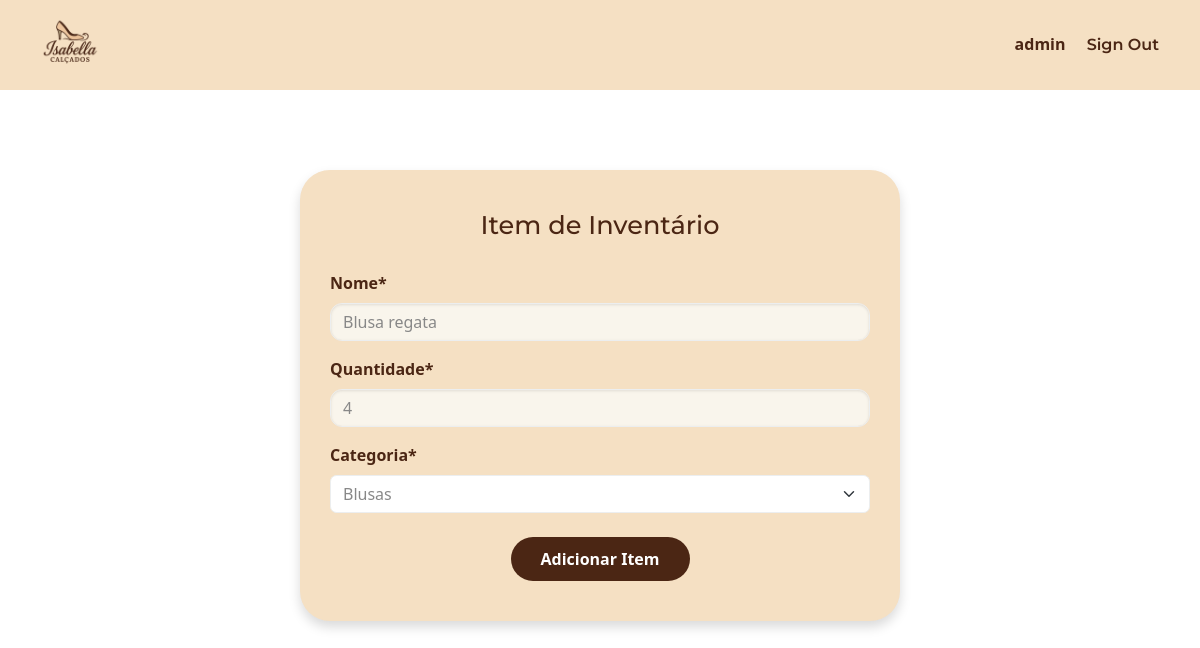
Screenshot of /edit-item/3 (signed in) with the database file from the repository.
### inventory/models.py (models this page shows, shortened)
class InventoryItem(models.Model):
    nome = models.CharField(max_length=200)
    quantidade = models.IntegerField()
    categoria = models.ForeignKey('Categoria', on_delete=models.CASCADE)
    preco = models.DecimalField(max_digits=10, decimal_places=2, default=0.00)
    date_created = models.DateTimeField(auto_now_add=True)
    user = models.ForeignKey(User, on_delete=models.CASCADE)

class Categoria(models.Model):
    nome = models.CharField(max_length=200)
    class Meta:
        verbose_name_plural = 'categorias'
    def __str__(self):
        return self.nome

### inventory/views.py (the view)
# urls.py: path('edit-item/<int:pk>', EditItem.as_view(), name= 'edit-item'),
class EditItem(LoginRequiredMixin, UpdateView):
    model = InventoryItem
    form_class = InventoryItemForm
    template_name = 'inventory/item_form.html'
    success_url = reverse_lazy('dashboard')

### inventory/forms.py
class InventoryItemForm(forms.ModelForm):
    categoria = forms.ModelChoiceField(queryset=Categoria.objects.all(), initial=0)
    class Meta:
        model = InventoryItem
        fields = ['nome', 'quantidade', 'categoria']

### inventory/templates/inventory/item_form.html (shortened to what this page needs)
{% extends 'inventory/base.html' %}
{% load crispy_forms_tags %}
{% block content %}
<div class="item-form-container">
    <h1>Item de Inventário</h1>
    <form method="POST">
        {{ form|crispy }}
        <div class="text-center mt-4">
            <button type="submit" class="btn-marrom">Adicionar Item</button>
        </div>
    </form>
</div>
{% endblock %}

### inventory/templates/inventory/base.html (shortened to what this page needs)
{% load static %}
<!DOCTYPE html>
<html lang="pt-br">
<head>
    <link href="https://bootswatch.com/5/minty/bootstrap.min.css" rel="stylesheet">
    <link rel="stylesheet" href="{% static 'css/estilo.css' %}">
</head>
<body>
    <div class="faixa-topo d-flex justify-content-between align-items-center">
        <a href="{% url 'index' %}">
            <img src="{% static 'image/logoisabellasemfundo.png' %}" alt="Logo Isabella Calçados" class="logo-topo">
        </a>
        <div>
            {% if not user.is_authenticated %}
                <a class="link-topo me-3" href="{% url 'login' %}">Sign In</a>
            {% else %}
                <span class="link-topo me-3">{{ user.username }}</span>
                <form method="post" action="{% url 'logout' %}" style="display: inline;">
                    <button type="submit" class="btn btn-link p-0 link-topo" style="text-decoration: none;">Sign Out</button>
                </form>
            {% endif %}
        </div>
    </div>
    {% block content %}
    {% endblock content %}
</body>
</html>

### inventory/static/css/estilo.css (style rules this page uses)
body { margin: 0; padding: 0; box-sizing: border-box; }
.faixa-topo { background-color: #F5E0C3; padding: 15px 40px; }
.logo-topo { height: 60px; }
.link-topo { font-weight: 600; color: #4B2614; text-decoration: none; }
.btn-marrom { background-color: #4B2614; color: white; border-radius: 25px; padding: 10px 30px; font-weight: bold; border: none; text-decoration: none; }
.link-topo { font-weight: 600; color: #4B2614; text-decoration: none; font-size: 1rem; }
.form-control { border-radius: 10px; box-shadow: 0 2px 4px rgba(0, 0, 0, 0.1); }
.form-label { font-weight: bold; color: #4B2614; }
.form-control { border-radius: 12px; background-color: #F9F5EC; box-shadow: inset 0 1px 3px rgba(0,0,0,0.1); }
.item-form-container { background-color: #F5E0C3; border-radius: 30px; padding: 40px 30px; max-width: 600px; margin: 80px auto; box-shadow: 0 6px 12px rgba(0, 0, 0, 0.15); }
.item-form-container h1 { text-align: center; color: #4B2614; font-size: 1.6rem; margin-bottom: 30px; }

### rows the page displays
InventoryItem: nome "Blusa regata", quantidade "4", categoria "Blusas"

### other values shown
{{ user.username }} "admin"
